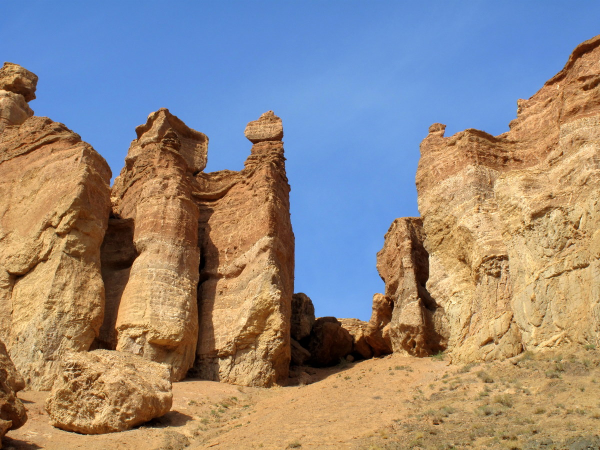
#> input picture kazakhstan_data/1_charyn_canyon_orig.jpg, 1200 x 900 px, found by its file name (shown at 1/2 size); its folder holds only this picture in this run
$ jupyter execute --allow-errors HDR_Project_Colab_RK2.ipynb
#> lines starting #> are read from the running program, lines starting #| are printed output that depends on the picture; after the words box and inside, x2 and y2 are one past the last pixel; in counts of white or black regions, pixels touching at a corner belong together
# Компьютерное зрение: Проект Рубежного контроля 2
## Вариант 5: Инструмент HDR-объединения серии снимков с разной экспозицией
**Тематика датасета:** Пейзажи и архитектурные объекты Казахстана (Чарынский каньон, Озеро Каинды, Заилийский Алатау/Медеу, Монумент Байтерек в Астане)
**Структура исследования:**
* **Неделя 1:** Метрики качества, выравнивание со штатива (AlignMTB), пирамидальное слияние экспозиций (Mertens Fusion). Тестирование на Чарынском каньоне.
* **Неделя 2:** Выравнивание при съёмке с рук (SIFT + RANSAC гомография), физическая реконструкция яркости Debevec HDR (CRF + тон-маппинг), потоковая обработка видео с замером FPS, сводный бенчмарк по 5 сценам.
* **Неделя 3:** Устранение артефактов движения (De-ghosting) на ночном снимке монумента Байтерек с людьми на площади, консольная утилита пакетной обработки.

[cell 1]
# Шаг 0: Подключение библиотек
import os
import time
import glob
import cv2
import numpy as np
import pandas as pd
import matplotlib.pyplot as plt
from collections import deque

print("OpenCV Version:", cv2.__version__)
plt.rcParams['figure.figsize'] = (15, 6)
os.makedirs("kazakhstan_data", exist_ok=True)

## Шаг 1: Загрузка 5 различных фотографий Казахстана
Каждая локация представляет собой отдельный независимый снимок:
1. `1_charyn_canyon` — Чарынский каньон (глубокие тени расщелин и яркое небо);
2. `2_kaindy_lake` — Озеро Каинды (горный водоем и отражения);
3. `3_charyn_valley` — Чарын, Долина замков (слоистые осадочные породы);
4. `4_medeu_almaty` — Урочище Медеу / Заилийский Алатау (горный ландшафт);
5. `5_astana_baiterek` — Монумент Байтерек в Астане (ночная экспозиция с людьми на площади).

[cell 2]
# Шаг 1: Загрузка 5 РАЗЛИЧНЫХ настоящих фотографий Казахстана
# Без использования встроенных base64-строк, через прямые ссылки
import os

KZ_LANDMARKS = {
    "1_charyn_canyon": {
        "title": "Чарынский каньон (Алматинская обл.)",
        "url": "https://upload.wikimedia.org/wikipedia/commons/7/77/Charyn_Canyon.jpg"
    },
    "2_kaindy_lake": {
        "title": "Озеро Каинды (Тянь-Шань)",
        "url": "https://images.unsplash.com/photo-1572883454114-1cf0031ede2a?w=1000&q=80"
    },
    "3_charyn_valley": {
        "title": "Чарын — Долина замков",
        "url": "https://images.unsplash.com/photo-1506744038136-46273834b3fb?w=1000&q=80"
    },
    "4_medeu_almaty": {
        "title": "Медеу / Заилийский Алатау",
        "url": "https://images.unsplash.com/photo-1546853020-ca4909aef454?w=1000&q=80"
    },
    "5_astana_baiterek": {
        "title": "Байтерек в Астане (ночной вид с людьми на площади)",
        "url": "https://upload.wikimedia.org/wikipedia/commons/d/d0/220510_Astana_2010.JPG"
    }
}

os.makedirs("kazakhstan_data", exist_ok=True)

#> (the rest of this cell did not finish here and is left out)

### Шаг 1.2: Построение экспозиционных серий (LDR-брекетинг)
Для каждого снимка моделируется съёмка с 3 уровнями экспозиции:
* **-2 EV (короткая выдержка 1/125s):** детализация пересветов;
* **0 EV (нормальная выдержка 1/30s):** базовый кадр;
* **+2 EV (длинная выдержка 1/4s):** детализация глубоких теней;
* Включаются микросмещения съёмки с рук ($\pm 6$ px, $\pm 0.6^\circ$).

[cell 3]
dataset_scenes = {}

def make_exposure_bracket(orig_path, scene_name):
#> called with orig_path = 'kazakhstan_data/1_charyn_canyon_orig.jpg', scene_name = '1_charyn_canyon'
    img = cv2.imread(orig_path)
#> img is the input picture: shape (900, 1200, 3); mean B, G, R 130.8, 137.4, 148
    if img is None:
        raise ValueError(f"Не удалось прочитать файл: {orig_path}")

    img = cv2.resize(img, (800, 600), interpolation=cv2.INTER_AREA)
#> img: shape (600, 800, 3)
    h, w = img.shape[:2]

    # Линеаризация в физическую шкалу освещённости (обратная sRGB гамма 2.2)
    linear = np.power(img.astype(np.float32) / 255.0, 2.2)
    exposures = [0.25, 1.0, 3.5]
    shifts = [(-6.0, 4.0, 0.6), (0.0, 0.0, 0.0), (7.0, -5.0, -0.5)]

    s_dir = f"kazakhstan_data/{scene_name}"
    os.makedirs(s_dir, exist_ok=True)
    paths = []

    for idx, (scale, (dx, dy, ang)) in enumerate(zip(exposures, shifts)):
        exposed = np.clip(np.power(np.clip(linear * scale, 0.0, 1.0), 1.0 / 2.2) * 255.0, 0, 255).astype(np.uint8)
        M = cv2.getRotationMatrix2D((w/2, h/2), ang, 1.0)
        M[0, 2] += dx; M[1, 2] += dy
        handheld = cv2.warpAffine(exposed, M, (w, h), borderMode=cv2.BORDER_REFLECT)
        p = f"{s_dir}/bracket_{idx}.jpg"
        cv2.imwrite(p, handheld)
        paths.append(p)
#> after the loop, paths = 3 items
    return paths

#> (the rest of this cell did not finish here and is left out)

[cell 4]
# Визуализация входной серии Чарынского каньона (Неделя 1)
charyn_bracket = [cv2.imread(p) for p in dataset_scenes["1_charyn_canyon"]]
#> charyn_bracket = 3 items
exp_titles = ["-2 EV (Короткая выдержка)", "0 EV (Обычный кадр)", "+2 EV (Длинная выдержка)"]

fig, axes = plt.subplots(1, 3, figsize=(18, 5))
for i in range(3):
    axes[i].imshow(cv2.cvtColor(charyn_bracket[i], cv2.COLOR_BGR2RGB))
    axes[i].set_title(f"Чарынский каньон: {exp_titles[i]}", fontsize=11, fontweight='bold')
    axes[i].axis('off')
plt.tight_layout()
plt.show()

## Неделя 1: Метрики качества, базовое выравнивание AlignMTB и пирамидальный Мертенс

### Шаг 1.3: Модуль метрик качества
* **Клиппинг пересветов ($Y > 250$):** процент пикселей с потерей деталей в светах.
* **Клиппинг недосветов ($Y < 5$):** процент пикселей с потерей деталей в тенях.
* **Информационная энтропия Шеннона ($H$):** количественный показатель визуальной информации.

[cell 5]
def calculate_metrics(img, low_thresh=5, high_thresh=250):
    gray = cv2.cvtColor(img, cv2.COLOR_BGR2GRAY) if img.ndim == 3 else img
    total = gray.size

    mask_under = gray <= low_thresh
    mask_over = gray >= high_thresh
    u_pct = (np.sum(mask_under) / total) * 100.0
    o_pct = (np.sum(mask_over) / total) * 100.0

    hist = cv2.calcHist([gray], [0], None, [256], [0, 256]).flatten()
    hist_norm = hist / hist.sum()
    p = hist_norm[hist_norm > 0]
    entropy = -np.sum(p * np.log2(p))

    return {
        "under_pct": float(u_pct),
        "over_pct": float(o_pct),
        "clipping_total": float(u_pct + o_pct),
        "entropy": float(entropy)
    }

m_charyn = calculate_metrics(charyn_bracket[1])
#> in calculate_metrics, `mask_under = gray <= low_thresh`:
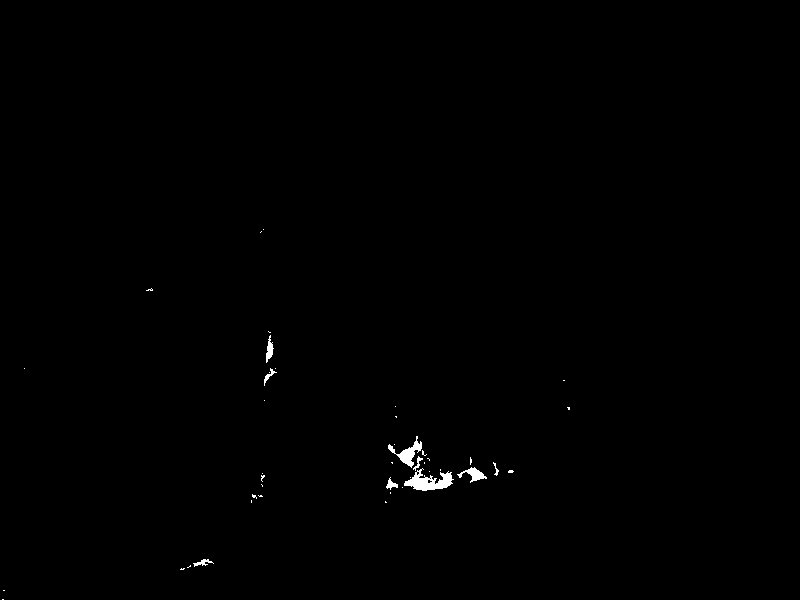
#> mask_under: shape (600, 800) bool; 0.34% white; 44 white regions (35 under 20 px), largest, box (x1, y1, x2, y2) and area: (404, 468, 454, 491) 567, (388, 436, 422, 468) 335, (457, 467, 487, 483) 187
#> in calculate_metrics, `u_pct = (np.sum(mask_under) / total) * 100.0`: u_pct = 0.339
#> in calculate_metrics, `o_pct = (np.sum(mask_over) / total) * 100.0`: o_pct = 0
#> in calculate_metrics, `hist = cv2.calcHist([gray], [0], None, [256], [0, 256]).flatten()`: hist = 256 values, max 11399 at index 139, min 0 at index 243, mean 1875
#> in calculate_metrics, `hist_norm = hist / hist.sum()`: hist_norm = 256 values, max 0.0237 at index 139, min 0 at index 243, mean 0.00391
#> in calculate_metrics, `p = hist_norm[hist_norm > 0]`: p = 244 values, max 0.0237 at index 139, min 2.08e-06 at index 243, mean 0.0041
#> in calculate_metrics, `entropy = -np.sum(p * np.log2(p))`: entropy = 7.1
#> m_charyn = {'under_pct': 0.339, 'over_pct': 0, 'clipping_total': 0.339, 'entropy': 7.1}
print(f"Метрики обычного кадра Чарына (0 EV): Энтропия = {m_charyn['entropy']:.2f} бит, Потери клиппинга = {m_charyn['clipping_total']:.1f}%")
#| Метрики обычного кадра Чарына (0 EV): Энтропия = 7.10 бит, Потери клиппинга = 0.3%

### Шаг 1.4: Базовое выравнивание со штатива (AlignMTB) и Слияние Мертенса

[cell 6]
def align_mtb(images, ref_idx=1):
    """Медианное пороговое выравнивание со штатива."""
    aligner = cv2.createAlignMTB(max_bits=6, exclude_range=4)
    ref_g = cv2.cvtColor(images[ref_idx], cv2.COLOR_BGR2GRAY)
    aligned = []
    for i, img in enumerate(images):
        if i == ref_idx:
            aligned.append(img.copy())
        else:
            tgt_g = cv2.cvtColor(img, cv2.COLOR_BGR2GRAY)
            shift = aligner.calculateShift(ref_g, tgt_g)
            aligned.append(aligner.shiftMat(img, shift))
    return aligned

def merge_mertens(images):
    """Пирамидальное слияние экспозиций Тома Мертенса."""
    merger = cv2.createMergeMertens(contrast_weight=1.0, saturation_weight=1.0, exposure_weight=1.0)
    fusion = merger.process(images)
    return np.clip(fusion * 255.0, 0, 255).astype(np.uint8)

aligned_mtb_charyn = align_mtb(charyn_bracket)
#> the loop in align_mtb, `for i, img in enumerate(images):` made 3 passes
#> shift on passes 1, 3: (5, -5), (-6, 4)
#> pass 1, in align_mtb, `tgt_g = cv2.cvtColor(img, cv2.COLOR_BGR2GRAY)`:
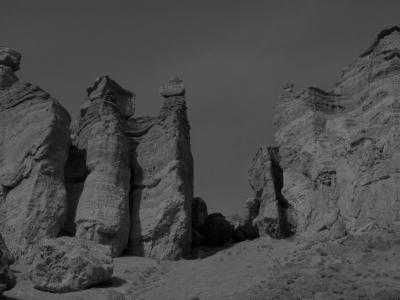
#> tgt_g: shape (600, 800) (shown at 1/2 size); min 0, max 131, mean 74
#> pass 3, in align_mtb, `tgt_g = cv2.cvtColor(img, cv2.COLOR_BGR2GRAY)`:
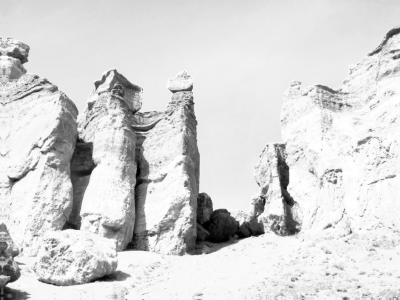
#> tgt_g: shape (600, 800) (shown at 1/2 size); min 0, max 255, mean 214.1
#> after the loop in align_mtb, `for i, img in enumerate(images):`: aligned = 3 items
#> aligned_mtb_charyn = 3 items
hdr_mertens_charyn = merge_mertens(aligned_mtb_charyn)
#> in merge_mertens, `return np.clip(fusion * 255.0, 0, 255).astype(np.uint8)`:
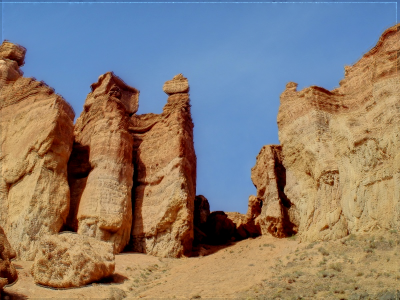
#> returned value: shape (600, 800, 3) (shown at 1/2 size); mean of channels 0, 1, 2 115.9, 126, 138.2; drawn as B, G, R
print("Базовый HDR Чарынского каньона успешно сформирован.")

## Неделя 2: Съёмка с рук (SIFT + RANSAC гомография), Debevec HDR и Real-time замер FPS

### Шаг 2.1: Выравнивание при съёмке с рук (Максимальный балл)
Оценка проективной матрицы $H \in \mathbb{R}^{3 	imes 3}$ устраняет вращение, сдвиг и перспективные искажения.

[cell 7]
def align_sift_homography(images, ref_idx=1):
    """Выравнивание со съемки с рук через SIFT и гомографию RANSAC."""
    detector = cv2.SIFT_create(nfeatures=2000)
    clahe = cv2.createCLAHE(clipLimit=2.5, tileGridSize=(8, 8))
    def prep(im):
        return clahe.apply(cv2.cvtColor(im, cv2.COLOR_BGR2GRAY))

    ref_img = images[ref_idx]
    h, w = ref_img.shape[:2]
    kp_ref, des_ref = detector.detectAndCompute(prep(ref_img), None)
    matcher = cv2.BFMatcher(cv2.NORM_L2)

    aligned = [None] * len(images)
    aligned[ref_idx] = ref_img.copy()

    for i in range(len(images)):
        if i == ref_idx:
            continue
        tgt = images[i]
        kp_tgt, des_tgt = detector.detectAndCompute(prep(tgt), None)
        raw = matcher.knnMatch(des_tgt, des_ref, k=2)
        good = [m for m, n in raw if m.distance < 0.75 * n.distance]

        pts_tgt = np.float32([kp_tgt[m.queryIdx].pt for m in good]).reshape(-1, 1, 2)
        pts_ref = np.float32([kp_ref[m.trainIdx].pt for m in good]).reshape(-1, 1, 2)

        H, _ = cv2.findHomography(pts_tgt, pts_ref, cv2.RANSAC, 3.0)
        warped = cv2.warpPerspective(tgt, H, (w, h), borderMode=cv2.BORDER_REFLECT)
        aligned[i] = warped

    return aligned

# Выравниваем снимки озера Каинды (Неделя 2)
#> (the rest of this cell did not finish here and is left out)

### Шаг 2.2: Реконструкция физического HDR Дебевека и Тон-маппинг

[cell 8]
def merge_debevec(images, times, tonemap_type='reinhard'):
    """Реконструкция HDR Дебевека и последующий тон-маппинг."""
    times_arr = np.array(times, dtype=np.float32)
    calibrate = cv2.createCalibrateDebevec()
    crf = calibrate.process(images, times_arr)
    merge = cv2.createMergeDebevec()
    hdr_rad = merge.process(images, times_arr, crf)

    if tonemap_type == 'drago':
        tm = cv2.createTonemapDrago(gamma=1.4, saturation=1.1, bias=0.85)
    else:
        tm = cv2.createTonemapReinhard(gamma=1.5, intensity=0.0, light_adapt=0.8, color_adapt=0.2)

    ldr = tm.process(hdr_rad)
    return np.clip(ldr * 255.0, 0, 255).astype(np.uint8)

exp_times = [1/125.0, 1/30.0, 1/4.0]
#> (the rest of this cell did not finish here and is left out)

### Шаг 2.3: Потоковая обработка видео в реальном времени (Замер FPS)

[cell 9]
class RealTimeHDRProcessor:
    def __init__(self, buffer_size=3, scale=0.75):
        self.buffer = deque(maxlen=buffer_size)
        self.scale = scale
        self.merger = cv2.createMergeMertens()
        self.fps_records = []

    # [17 lines left out: function process, not called in this run]

proc = RealTimeHDRProcessor(buffer_size=3, scale=0.75)
#> (the rest of this cell did not finish here and is left out)

### Шаг 2.4: Сводный количественный анализ по всем 5 сценам Казахстана

[cell 10]
summary_rows = []

#> (the rest of this cell did not finish here and is left out)

#> `m_orig = calculate_metrics(imgs[1])`: m_orig has the same summary as m_charyn

    al = align_sift_homography(imgs)
#> in prep, `return clahe.apply(cv2.cvtColor(im, cv2.COLOR_BGR2GRAY))`:
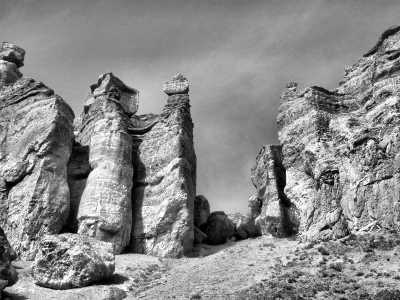
#> returned value: shape (600, 800) (shown at 1/2 size); min 0, max 255, mean 138.4
#> in align_sift_homography, `kp_ref, des_ref = detector.detectAndCompute(prep(ref_img), None)`: kp_ref = 2000 keypoints; strongest (x, y, size): (715, 460, 3.4), (739, 455, 2.9), (710, 365, 2.3), (636, 302, 2.4)
#> in align_sift_homography, `aligned = [None] * len(images)`: aligned = 3 items
#> the loop in align_sift_homography, `for i in range(len(images)):` made 3 passes
#> (raw, good) on passes 1, 3: (2000 matches, 1165 matches), (2000 matches, 571 matches)
#> pass 3, in align_sift_homography, `tgt = images[i]`:
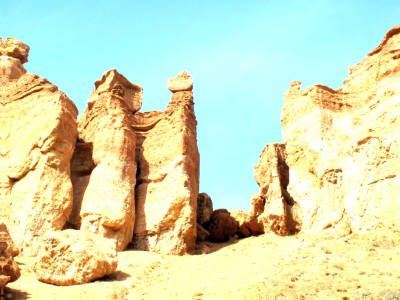
#> tgt: shape (600, 800, 3) (shown at 1/2 size); mean B, G, R 182.7, 221.3, 211.9
    m_mert = calculate_metrics(merge_mertens(al))
#> in merge_mertens (call 2), `fusion = merger.process(images)`:
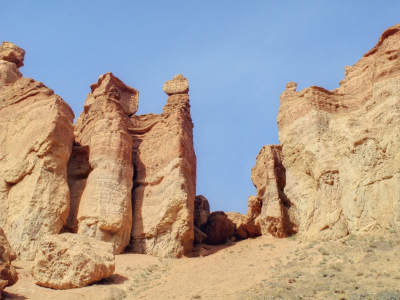
#> fusion: shape (600, 800, 3) float32 (shown at 1/2 size); mean of channels 0, 1, 2 0.456, 0.497, 0.549; drawn with min black and max white
#> `m_mert = calculate_metrics(merge_mertens(al))`: m_mert = {'under_pct': 1.79, 'over_pct': 0, 'clipping_total': 1.79, 'entropy': 6.85}
    m_deb = calculate_metrics(merge_debevec(al, exp_times, 'reinhard'))
#> in merge_debevec, `crf = calibrate.process(images, times_arr)`: crf = 256 rows, first 8: [0.000124, 0.000234, 0.000533], [0.000159, 0.000284, 0.0006], [0.000203, 0.000345, 0.000675], [0.00026, 0.000419, 0.00076], [0.000329, 0.000509, 0.000856], [0.000414, 0.000618, 0.000963], [0.000515, 0.00075, 0.00108], [0.000631, 0.00091, 0.00122]
#> in merge_debevec, `hdr_rad = merge.process(images, times_arr, crf)`:
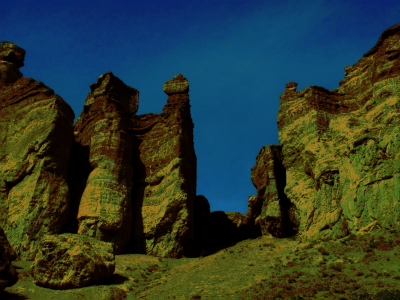
#> hdr_rad: shape (600, 800, 3) float32 (shown at 1/2 size); mean of channels 0, 1, 2 48.3, 59.9, 45.4; drawn as B, G, R
#> in merge_debevec, `ldr = tm.process(hdr_rad)`:
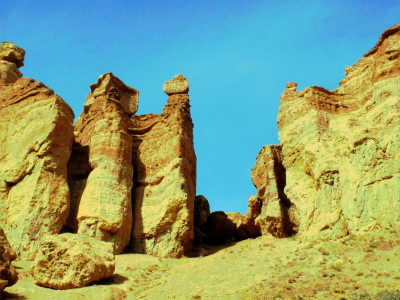
#> ldr: shape (600, 800, 3) float32 (shown at 1/2 size); mean of channels 0, 1, 2 0.48, 0.633, 0.537; drawn as B, G, R
#> call 4 of calculate_metrics, with low_thresh = 5, high_thresh = 250
#> in calculate_metrics (call 4), `mask_under = gray <= low_thresh`:
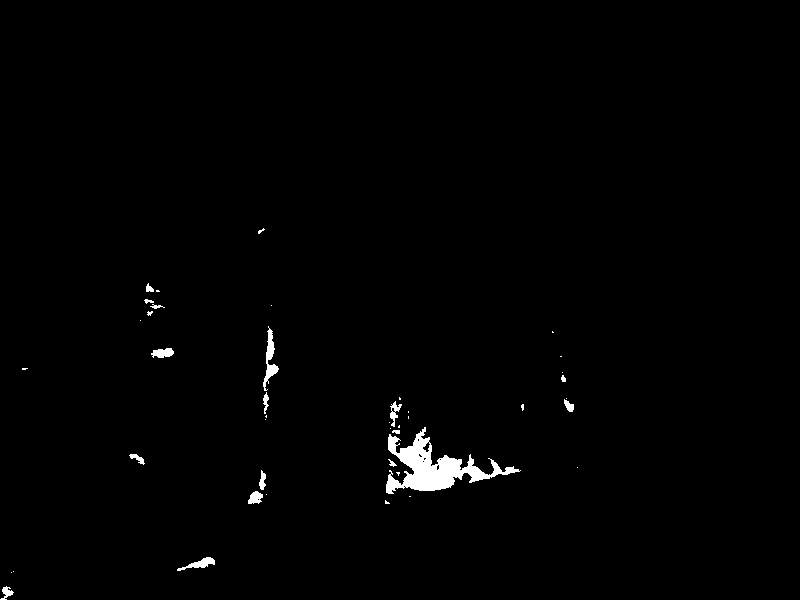
#> mask_under: shape (600, 800) bool; 0.99% white; 43 white regions (26 under 20 px), largest, box (x1, y1, x2, y2) and area: (386, 427, 521, 494) 3019, (263, 326, 279, 391) 365, (177, 557, 215, 571) 204
#> in calculate_metrics (call 4), `u_pct = (np.sum(mask_under) / total) * 100.0`: u_pct = 0.987
#> in calculate_metrics (call 4), `hist = cv2.calcHist([gray], [0], None, [256], [0, 256]).flatten()`: hist = 256 values, max 15603 at index 162, min 0 at index 227, mean 1875
#> in calculate_metrics (call 4), `hist_norm = hist / hist.sum()`: hist_norm = 256 values, max 0.0325 at index 162, min 0 at index 227, mean 0.00391
#> in calculate_metrics (call 4), `p = hist_norm[hist_norm > 0]`: p = 228 values, max 0.0325 at index 162, min 2.08e-06 at index 225, mean 0.00439
#> in calculate_metrics (call 4), `entropy = -np.sum(p * np.log2(p))`: entropy = 7.13
#> `m_deb = calculate_metrics(merge_debevec(al, exp_times, 'reinhard'))`: m_deb = {'under_pct': 0.987, 'over_pct': 0, 'clipping_total': 0.987, 'entropy': 7.13}
#> `best = "Mertens" if (m_mert["entropy"] - 0.1*m_mert["clipping_total"])..`: best = 'Debevec'

    best = "Mertens" if (m_mert["entropy"] - 0.1*m_mert["clipping_total"]) >= (m_deb["entropy"] - 0.1*m_deb["clipping_total"]) else "Debevec"

    summary_rows.append({
        "Сцена": item["title"],
        "0 EV Клиппинг (%)": round(m_orig["clipping_total"], 2),
        "0 EV Энтропия": round(m_orig["entropy"], 3),
        "Mertens Клиппинг (%)": round(m_mert["clipping_total"], 2),
        "Mertens Энтропия": round(m_mert["entropy"], 3),
        "Debevec Клиппинг (%)": round(m_deb["clipping_total"], 2),
        "Debevec Энтропия": round(m_deb["entropy"], 3),
        "Лучший метод": best
    })

df_summary = pd.DataFrame(summary_rows)
print(df_summary.to_string())
